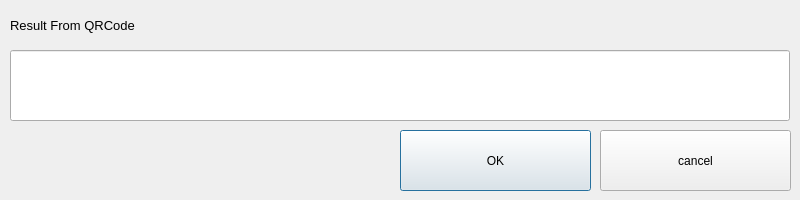
<?xml version="1.0" encoding="UTF-8"?>
<ui version="4.0">
 <class>QR_Scanner</class>
 <widget class="QDialog" name="QR_Scanner">
  <property name="geometry">
   <rect>
    <x>0</x>
    <y>0</y>
    <width>800</width>
    <height>200</height>
   </rect>
  </property>
  <property name="windowTitle">
   <string>Dialog</string>
  </property>
  <widget class="QLineEdit" name="lineEdit_path">
   <property name="geometry">
    <rect>
     <x>10</x>
     <y>50</y>
     <width>780</width>
     <height>71</height>
    </rect>
   </property>
  </widget>
  <widget class="QPushButton" name="btn_ok">
   <property name="geometry">
    <rect>
     <x>400</x>
     <y>130</y>
     <width>191</width>
     <height>61</height>
    </rect>
   </property>
   <property name="text">
    <string>OK</string>
   </property>
  </widget>
  <widget class="QPushButton" name="btn_cancel">
   <property name="geometry">
    <rect>
     <x>600</x>
     <y>130</y>
     <width>191</width>
     <height>61</height>
    </rect>
   </property>
   <property name="text">
    <string>cancel</string>
   </property>
  </widget>
  <widget class="QLabel" name="label">
   <property name="geometry">
    <rect>
     <x>10</x>
     <y>10</y>
     <width>781</width>
     <height>31</height>
    </rect>
   </property>
   <property name="font">
    <font>
     <family>Arial</family>
     <pointsize>10</pointsize>
    </font>
   </property>
   <property name="text">
    <string>Result From QRCode</string>
   </property>
  </widget>
 </widget>
 <resources/>
 <connections/>
</ui>
